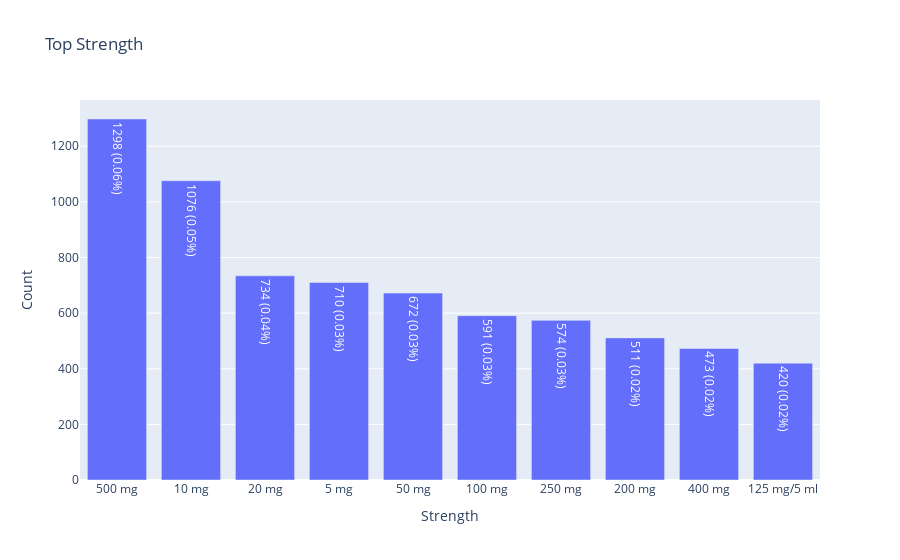

Write notebook code for a chart like this one.
### Markdown cell above
## Top Medicine Strength

### Code cell
col_name = 'strength'
top_plot(col_name, 10)

### Figure 1 — Plotly figure (JSON) as saved in the notebook; plotly's stock layout.template omitted (floating-point values rounded to 4 significant figures)
{"data": [{"alignmentgroup": "True", "hovertemplate": "Strength=%{x}<br>counts=%{y}<br>count_pct=%{text}<extra></extra>", "legendgroup": "", "marker": {"color": "#636efa", "pattern": {"shape": ""}}, "name": "", "offsetgroup": "", "orientation": "v", "showlegend": false, "text": ["1298 (0.06%)", "1076 (0.05%)", "734 (0.04%)", "710 (0.03%)", "672 (0.03%)", "591 (0.03%)", "574 (0.03%)", "511 (0.02%)", "473 (0.02%)", "420 (0.02%)"], "textposition": "auto", "type": "bar", "x": ["500 mg", "10 mg", "20 mg", "5 mg", "50 mg", "100 mg", "250 mg", "200 mg", "400 mg", "125 mg/5 ml"], "xaxis": "x", "y": [1298, 1076, 734, 710, 672, 591, 574, 511, 473, 420], "yaxis": "y"}], "layout": {"barmode": "relative", "legend": {"tracegroupgap": 0}, "title": {"text": "Top Strength"}, "xaxis": {"anchor": "y", "domain": [0.0, 1.0], "title": {"text": "Strength"}}, "yaxis": {"anchor": "x", "domain": [0.0, 1.0], "title": {"text": "Count"}}}}
